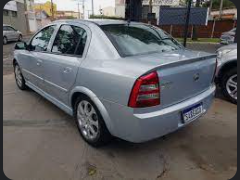
#> input picture RNC - Yolov7/dataset/astra-sedan/astra-sedan_1.png, 240 x 180 px, given in place of al.mkv, which was not available
$ jupyter execute main.ipynb   (text cells are left out)
#> lines starting #> are read from the running program, lines starting #| are printed output that depends on the picture; after the words box and inside, x2 and y2 are one past the last pixel; in counts of white or black regions, pixels touching at a corner belong together; pictures that were not available may be replaced by others from this repository, and a replacement may not be noted
[cell 1]
import numpy as np
import cv2
import matplotlib.pyplot as plt

[cell 2]
capture = cv2.VideoCapture('../videos/al.mkv')

[cell 3]
candidates = [] # List of candidates to be a car

[cell 4]
'''
    Inserts a car candidate to the list

    @args
        - width_threshold, height_threshold: limit to width/height increase/decrease between frames
        - center_threshold: limit to center movement between frames
        - count_threshold: times to act like a car to be a car
'''
def insertCandidate(newCandidate, width_threshold=0.2, height_threshold=0.2,
                    center_threshold=50, count_threshold=20):
    global candidates

    # Look for corresponding object
    for candidate in candidates:
        # If width, height and center correspond, it is the same object
        if newCandidate['width'] > candidate['width'] * (1-width_threshold) and \
           newCandidate['width'] < candidate['width'] * (1+width_threshold) and \
           newCandidate['height'] > candidate['height'] * (1-height_threshold) and \
           newCandidate['height'] < candidate['height'] * (1+height_threshold) and \
           np.linalg.norm(np.array(newCandidate['center'])-np.array(candidate['center'])) < center_threshold:
            candidate['count'] += 1 # Object identified again
            candidate['width'], candidate['height'] = newCandidate['width'], newCandidate['height']
            candidate['center'], candidate['t'] = newCandidate['center'], newCandidate['t']

            # If it moves like a car, it is a car
            if not candidate['car'] and candidate['count'] > count_threshold:
                candidate['car'] = True

            return candidate

    # If it doesn't correspond to any existant object, it is a new one
    candidates.append(newCandidate)
    return newCandidate

[cell 5]
'''
    Removes old candidates, that probably are not cars

    @args
        - old_threshold: Amount of time unidentified before being desconsidered

'''
def removeOldCandidates(t, old_threshold=10):
    global candidates

    candidates_to_remove = []
    for candidate in candidates:
        # If it is an old object, removes it
        if candidate['t'] < t - old_threshold:
            candidates_to_remove.append(candidate)
    for candidate in candidates_to_remove:
        candidates.remove(candidate)

[cell 6]
# Background subtractor
fgbg = cv2.createBackgroundSubtractorMOG2()

[cell 7]
t = 0   # Time

# Returns the center of an object
def get_center(x, y, w, h):
    x1 = int(w/2)
    y1 = int(h/2)

    cx = x + x1
    cy = y + y1

    return cx, cy

[cell 8]
ret, frame = capture.read() # Read frame
#> frame is the input picture: shape (180, 240, 3); mean B, G, R 98.9, 97.6, 98.7

# Change to gray
grey = cv2.cvtColor(frame, cv2.COLOR_BGR2GRAY)
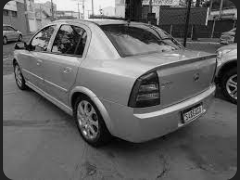
#> grey: shape (180, 240); min 0, max 242, mean 98.1

# Apply blur
blur = cv2.GaussianBlur(grey, (7, 7), 15)
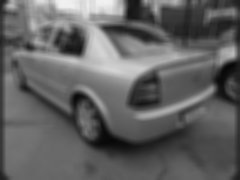
#> blur: shape (180, 240); min 7, max 240, mean 98.1
fgmask = fgbg.apply(blur)
#> fgmask: shape (180, 240); every value is 127

# Dilate
dilated = cv2.dilate(fgmask, np.ones((5, 5)))

# Apply kernel two times
kernel = cv2.getStructuringElement(cv2.MORPH_ELLIPSE, (5, 5))
dilated = cv2.morphologyEx(dilated, cv2.MORPH_CLOSE, kernel)
dilated = cv2.morphologyEx(dilated, cv2.MORPH_CLOSE, kernel)

# Find objects
border, h = cv2.findContours(dilated, cv2.RETR_TREE, cv2.CHAIN_APPROX_SIMPLE)
#> border = [[[0, 0], [0, 179], [239, 179], [239, 0]]]; h = [[-1, -1, -1, -1]]

# Analyze objects
for i, c in enumerate(border):
    x, y, w, h = cv2.boundingRect(c)

    # Minimum 60x60 size
    validate_border = (w >= 60) and (h >= 60)
    if not validate_border:
        continue

    # Get center
    center = get_center(x, y, w, h)

    # Create new candidate to be a car
    newCandidate = {
        'width': w,
        'height': h,
        'center': center,
        'count': 0,
        'car': False,
        't': t,
        # Random color
        'color': tuple(int(c) for c in np.random.choice(range(256), size=3))
    }

    # Insert candidate properly
    newCandidate = insertCandidate(newCandidate)

    # Draw candidate
    cv2.rectangle(frame, (x, y), (x+w, y+h), newCandidate['color'], 5)
    # If it is a car, center is green, otherwise is blue
    cv2.circle(frame, center, 10, (0, 255, 0) if newCandidate['car'] else (255, 0, 0), -1)
#> this loop made 1 pass
#> (c, x, y, w, h, validate_border, x1 in get_center, y1 in get_center) on pass 1: ([[0, 0], [0, 179], [239, 179], [239, 0]], 0, 0, 240, 180, True, 120, 90)
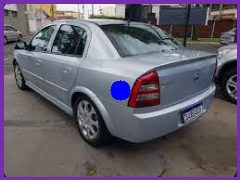
#> frame: shape (180, 240, 3); 7.43% of pixels changed, all inside (x1, y1, x2, y2) = (0, 0, 240, 180)

# Remove old candidates
removeOldCandidates(t)
#> the loop in removeOldCandidates, `for candidate in candidates:` made 1 pass
#> after the loop in removeOldCandidates, `for candidate in candidates:`: candidates_to_remove = []
#> after the loop in removeOldCandidates, `for candidate in candidates_to_remove:`: candidates = 1 item

fig, ax = plt.subplots(nrows=2, figsize=(32, 18))

# Show frame
frame_rgb = cv2.cvtColor(frame, cv2.COLOR_BGR2RGB)
ax[0].imshow(frame_rgb)
ax[1].imshow(dilated, 'gray')

t += 1
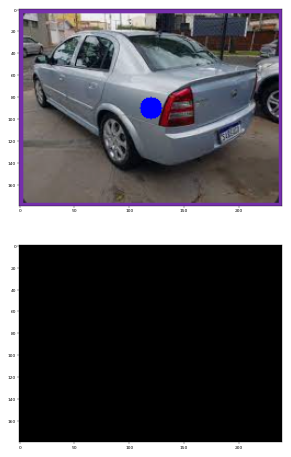
#> figure drawn by matplotlib, 2 panels

$ run again, on RNC - Yolov7/dataset/astra-sedan/astra-sedan_103.png
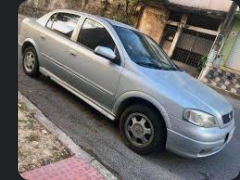
#> input picture RNC - Yolov7/dataset/astra-sedan/astra-sedan_103.png, 240 x 180 px, given in place of al.mkv, which was not available
#> frame is the input picture: shape (180, 240, 3); mean B, G, R 109.3, 109.3, 110.8
#> fgmask: shape (180, 240); every value is 127
#> `border, h = cv2.findContours(dilated, cv2.RETR_TREE, cv2.CHAIN_APPROX_..`: border = [[[0, 0], [0, 179], [239, 179], [239, 0]]]; h = [[-1, -1, -1, -1]]
#> the loop `for i, c in enumerate(border):` made 1 pass
#> (c, x, y, w, h, validate_border, x1 in get_center, y1 in get_center) on pass 1: ([[0, 0], [0, 179], [239, 179], [239, 0]], 0, 0, 240, 180, True, 120, 90)
#> after the loop `for i, c in enumerate(border):`:
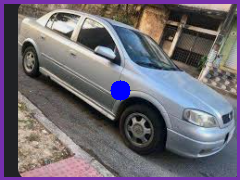
#> frame: shape (180, 240, 3); 7.43% of pixels changed, all inside (x1, y1, x2, y2) = (0, 0, 240, 180)
#> the loop in removeOldCandidates, `for candidate in candidates:` made 1 pass
#> after the loop in removeOldCandidates, `for candidate in candidates:`: candidates_to_remove = []
#> after the loop in removeOldCandidates, `for candidate in candidates_to_remove:`: candidates = 1 item
#> `[cell 8] ret, frame = capture.read() # Read frame  # Change to gray gr..`:
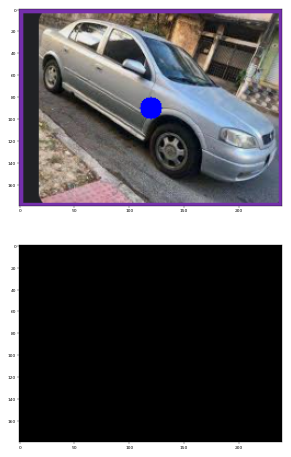
#> figure drawn by matplotlib, 2 panels

$ run again, on RNC - Yolov7/dataset/astra-sedan/astra-sedan_104.png
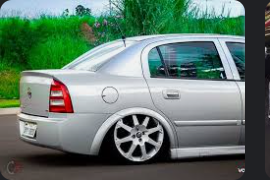
#> input picture RNC - Yolov7/dataset/astra-sedan/astra-sedan_104.png, 270 x 180 px, given in place of al.mkv, which was not available
#> frame is the input picture: shape (180, 270, 3); mean B, G, R 108.7, 121, 99.1
#> `fgmask = fgbg.apply(blur)`:
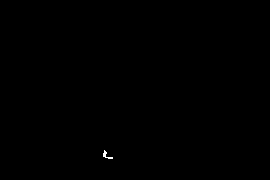
#> fgmask: shape (180, 270); values 127 (black) and 255 (white), 0.07% white in thin lines or dots, all inside (x1, y1, x2, y2) = (103, 150, 113, 159)
#> `border, h = cv2.findContours(dilated, cv2.RETR_TREE, cv2.CHAIN_APPROX_..`: border = [[[0, 0], [0, 179], [269, 179], [269, 0]]]; h = [[-1, -1, -1, -1]]
#> the loop `for i, c in enumerate(border):` made 1 pass
#> (c, x, y, w, h, validate_border, x1 in get_center, y1 in get_center) on pass 1: ([[0, 0], [0, 179], [269, 179], [269, 0]], 0, 0, 270, 180, True, 135, 90)
#> after the loop `for i, c in enumerate(border):`:
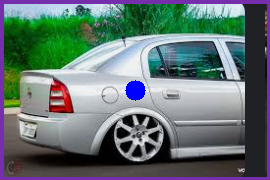
#> frame: shape (180, 270, 3); 7.03% of pixels changed, all inside (x1, y1, x2, y2) = (0, 0, 270, 180)
#> the loop in removeOldCandidates, `for candidate in candidates:` made 1 pass
#> after the loop in removeOldCandidates, `for candidate in candidates:`: candidates_to_remove = []
#> after the loop in removeOldCandidates, `for candidate in candidates_to_remove:`: candidates = 1 item
